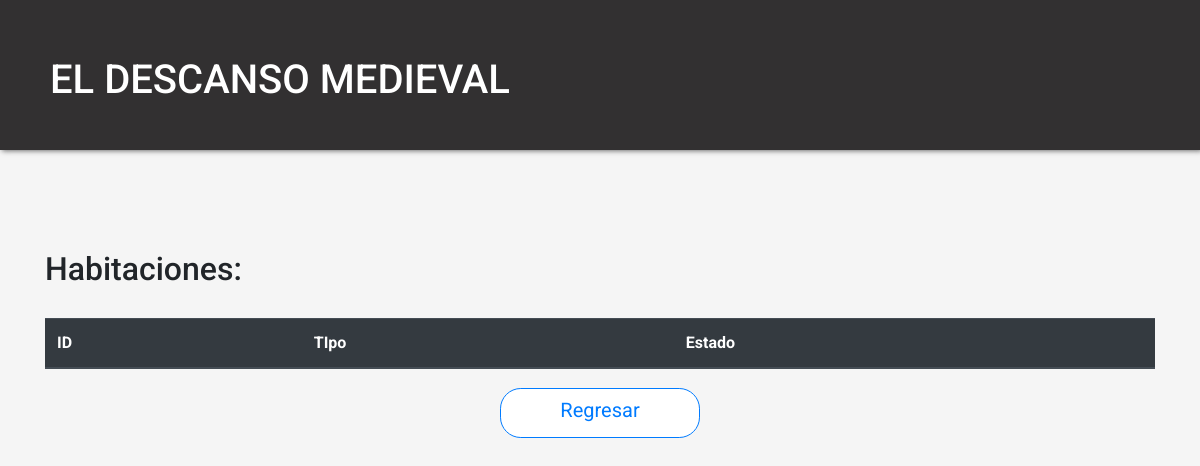
The app's page /Pantallas/reporteHabitacion.php, older data.
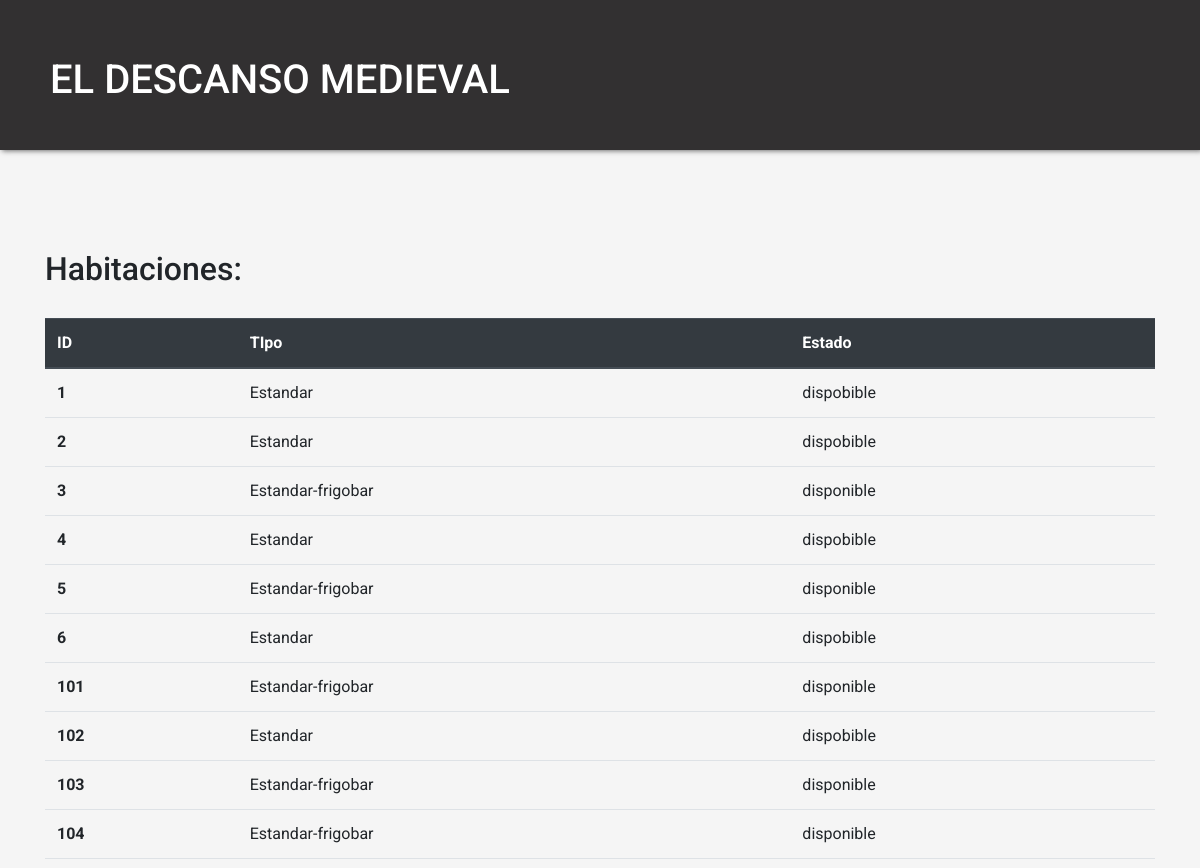
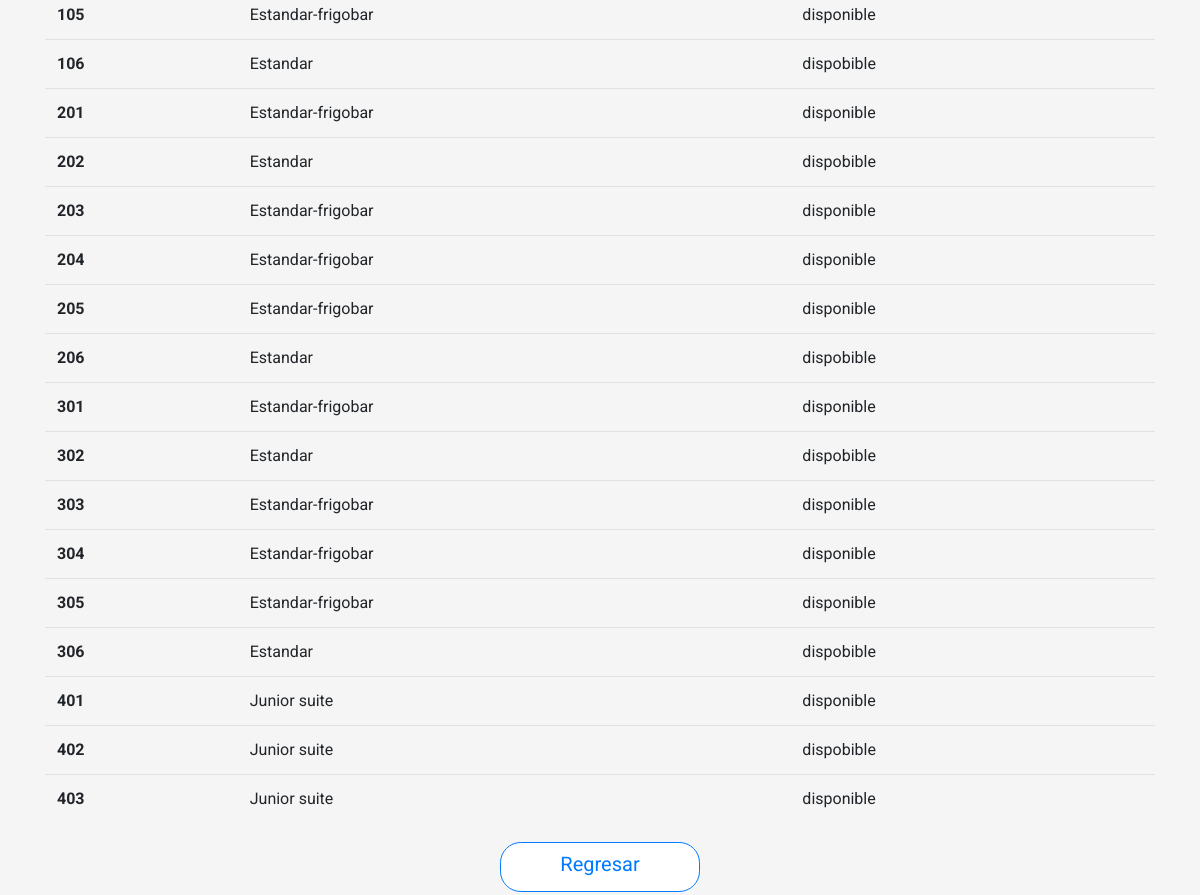
The same page, newer data (2 pictures, top to bottom).
### tables this page shows
CREATE TABLE `HABITACION` (
  `habitacion_id` int UNSIGNED NOT NULL,
  `categoria` varchar(20) NOT NULL,
  `estado` varchar(20) NOT NULL
);

### Pantallas/reporteHabitacion.php (the view, shortened to what this page needs)
<?php
    include "../Componentes/db.php";
    $query = $con->prepare("SELECT * FROM HABITACION");
    $query->execute();
    $habitaciones = $query->fetchAll(PDO::FETCH_ASSOC);
?>
<!DOCTYPE html>
<html lang="es">
<head>
    <link rel="stylesheet" href="https://stackpath.bootstrapcdn.com/bootstrap/4.5.0/css/bootstrap.min.css">
    <link rel="stylesheet" href="../CSS/styles.css">
    <link rel="stylesheet" href="../CSS/actualizar.css">
    <link rel="stylesheet" href="../CSS/registroUsuario.css">
</head>
<body>
    <header>
        <div class="logo">EL DESCANSO MEDIEVAL</div>
    </header>
    <div class="container">
        <h2 class="titulo">Habitaciones: </h2>
        <table class="table">
        <thead class="thead-dark">
            <tr>
            <th scope="col">ID</th>
            <th scope="col">TIpo</th>
            <th scope="col">Estado</th>
            </tr>
        </thead>
        <tbody>
            <?php foreach($habitaciones as $habitacion){ ?>
            <tr>
            <th scope="row"><?php echo $habitacion['habitacion_id']; ?></th>
            <td><?php echo $habitacion['categoria']; ?></td>
            <td><?php echo $habitacion['estado']; ?></td>
            </tr>
            <?php }?>
        </tbody>
        </table>
    </div>
    <div class="flex-container">
        <a href="./menu.php" class="btn-regresar btn">Regresar</a>
    </div>
</body>
</html>

### CSS/styles.css (style rules this page uses)
* { margin: 0; padding: 0; box-sizing: border-box; font-family: 'Roboto', Helvetica, sans-serif; }
body { background-color: #F5F5F5; }
header { background-color: #323031; box-shadow: 2px 1px 5px #707070; width: 100%; height: 150px; overflow: hidden; }
header .logo { position: relative; font-size: 40px; font-weight: 500; padding: 50px 0 60px 50px; color: #FFF; float: left; }

### CSS/actualizar.css (style rules this page uses)
.flex-container { display: flex; flex-wrap: wrap; justify-content: center; }
.btn { width: 200px; height: 50px; border-radius: 1.3rem; font-size: 1.25rem; margin: 3px; }
.btn-regresar { background-color: #FFF; border: 1px solid #007BFF; color:#007BFF; text-align: center; }
.container { margin-top: 100px; }
.container .titulo { margin-bottom: 30px; }

### CSS/registroUsuario.css (style rules this page uses)
.flex-container { display: flex; flex-wrap: wrap; justify-content: center; }
.btn { width: 200px; height: 50px; border-radius: 1.3rem; font-size: 1.25rem; margin: 3px; }
.btn-regresar { background-color: #FFF; border: 1px solid #007BFF; color:#007BFF; text-align: center; }

Row changes from the older to the newer data that the page shows:
added habitacion: habitacion_id "1", categoria "Estandar", estado "dispobible"
added habitacion: habitacion_id "2", categoria "Estandar", estado "dispobible"
added habitacion: habitacion_id "3", categoria "Estandar-frigobar", estado "disponible"
added habitacion: habitacion_id "4", categoria "Estandar", estado "dispobible"
added habitacion: habitacion_id "5", categoria "Estandar-frigobar", estado "disponible"
added habitacion: habitacion_id "6", categoria "Estandar", estado "dispobible"
added habitacion: habitacion_id "101", categoria "Estandar-frigobar", estado "disponible"
added habitacion: habitacion_id "102", categoria "Estandar", estado "dispobible"
added habitacion: habitacion_id "103", categoria "Estandar-frigobar", estado "disponible"
added habitacion: habitacion_id "104", categoria "Estandar-frigobar", estado "disponible"
added habitacion: habitacion_id "105", categoria "Estandar-frigobar", estado "disponible"
added habitacion: habitacion_id "106", categoria "Estandar", estado "dispobible"
added habitacion: habitacion_id "201", categoria "Estandar-frigobar", estado "disponible"
added habitacion: habitacion_id "202", categoria "Estandar", estado "dispobible"
added habitacion: habitacion_id "203", categoria "Estandar-frigobar", estado "disponible"
added habitacion: habitacion_id "204", categoria "Estandar-frigobar", estado "disponible"
added habitacion: habitacion_id "205", categoria "Estandar-frigobar", estado "disponible"
added habitacion: habitacion_id "206", categoria "Estandar", estado "dispobible"
added habitacion: habitacion_id "301", categoria "Estandar-frigobar", estado "disponible"
added habitacion: habitacion_id "302", categoria "Estandar", estado "dispobible"
added habitacion: habitacion_id "303", categoria "Estandar-frigobar", estado "disponible"
added habitacion: habitacion_id "304", categoria "Estandar-frigobar", estado "disponible"
added habitacion: habitacion_id "305", categoria "Estandar-frigobar", estado "disponible"
added habitacion: habitacion_id "306", categoria "Estandar", estado "dispobible"
added habitacion: habitacion_id "401", categoria "Junior suite", estado "disponible"
added habitacion: habitacion_id "402", categoria "Junior suite", estado "dispobible"
added habitacion: habitacion_id "403", categoria "Junior suite", estado "disponible"
